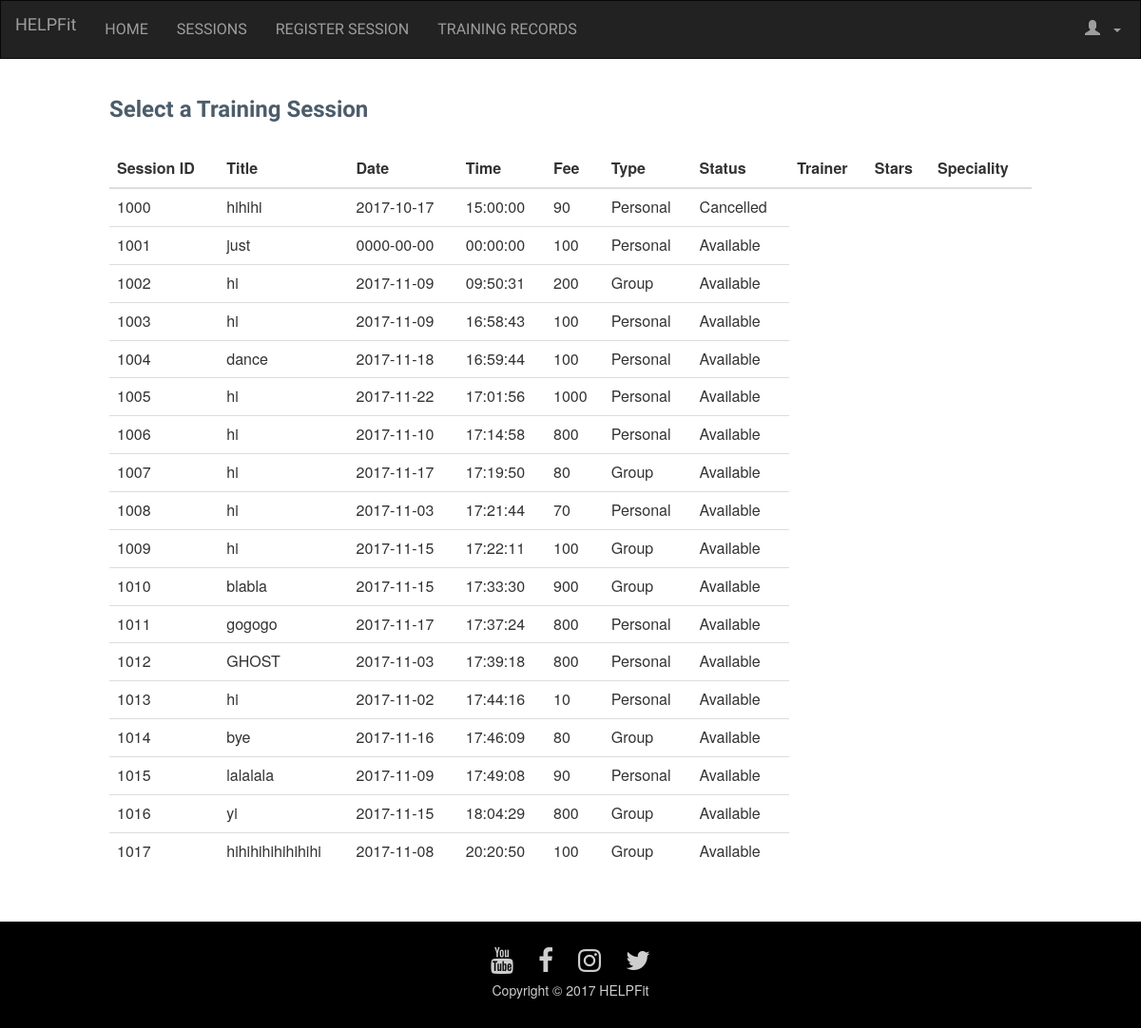
Page /registerForTrainingSession.php on the committed database.
### tables this page shows
CREATE TABLE `trainingsession` (
  `sessionID` int(10) NOT NULL,
  `title` varchar(50) NOT NULL,
  `date` date NOT NULL,
  `time` time NOT NULL,
  `fee` float NOT NULL,
  `status` varchar(10) NOT NULL,
  `type` varchar(10) NOT NULL
);

### registerForTrainingSession.php (the view, shortened to what this page needs)
<?php
        $con = new mysqli('localhost','root','','HELPFit');
        $sql = "SELECT *
         FROM trainingsession";
        $result = $con ->query($sql);
 ?>
<html>
<head>
  <link href="css/bootstrap.min.css" rel="stylesheet">
  <link href="css/font-awesome.min.css" rel="stylesheet">
  <link rel="stylesheet" type="text/css" href="HELPFit.css">
</head>
<div >
<body id="regSession">
  <nav id="navbar"class="navbar navbar-inverse">
  <div class="container-fluid">
    <div class="navbar-header">
      <a class="navbar-brand" href="#">HELPFit</a>
    </div>
    <div class="collapse navbar-collapse" id="myNavbar">
      <ul class="nav navbar-nav">
        <li><a href="homepage.php">HOME</a></li>
        <li><a href="recordNewTrainingSession.php">SESSIONS</a></li>
        <li><a href="registerForTrainingSession.php">REGISTER SESSION</a></li>
        <li><a href="viewtrainingrecordstrainer.php">TRAINING RECORDS</a></li>
      </ul>
      <ul class="nav navbar-nav navbar-right">
          <li class="dropdown"><a href="#"class="dropdown-toggle" data-toggle="dropdown">
            <span class="glyphicon glyphicon-user"></span> &nbsp;<?php echo $_SESSION["username"]; ?>
            <span class="caret"></span></a>
            </a></li>
    </ul>
  </div>
</div>
</nav>
<div id="regTSession" class="container col-sm-10  col-sm-offset-1">
  <h3 id="pagetitle">Select a Training Session </h3>
  <br>
  <div class="scrollable">
  <table class="table table-hover">
    <thead>
      <tr>
        <th>Session ID</th>
        <th>Title</th>
        <th>Date</th>
        <th>Time</th>
        <th>Fee</th>
        <th>Type</th>
        <th>Status</th>
        <th>Trainer</th>
        <th>Stars</th>
        <th>Speciality</th>
      </tr>
    </thead>
    <tbody>
      <?php
              while ($row = $result->fetch_assoc()) {
      ?>
      <tr>
      <td><?php echo $row['sessionID']; ?></td>
      <td><?php echo $row['title']; ?></td>
      <td><?php echo $row['date']; ?></td>
      <td><?php echo $row['time']; ?></td>
      <td><?php echo $row['fee']; ?></td>
      <td><?php echo $row['type']; ?></td>
      <td><?php echo $row['status']; ?></td>
      <?php
      }
      ?>
    </tbody>
  </table>
</div>
</div>
</div>
<footer id="footer">
    <br>
    <table align="center">
      <tr><td>
          <a id="iconcolor" class ="btn btn-social-icon btn-youtube" href="http://youtube.com//">
            <span class="fa fa-youtube fa-2x"></span></a>
        </td>
        <td>
          <a id="iconcolor" class ="btn btn-social-icon btn-facebook" href="http://facebook.com//">
            <span class="fa fa-facebook fa-2x"></span>
          </a>
        </td>
        <td>
          <a id="iconcolor" class ="btn btn-social-icon btn-instagram" href="http://instagram.com//">
            <span class="fa fa-instagram fa-2x"></span>
          </a>
        </td>
        <td>
          <a id="iconcolor" class ="btn btn-social-icon btn-twitter" href="http://twitter.com//">
            <span class="fa fa-twitter fa-2x"></span>
          </a>
        </td>
      </tr>
      </table>
     <p id="copyright"class="text-center">Copyright &copy; 2017 HELPFit</p>
     <br>
</footer>
</body>
</html>

### HELPfit.css (style rules this page uses)
body { overflow-x: hidden; }
#mynavbar { font-size: 16px; margin:0; padding: 5px 5px; overflow-x: hidden; }
#navbar { border-radius: 0; font-family: 'Mallanna', sans-serif; }
#pagetitle { font-family: 'Catamaran', sans-serif; color:#4C5C6A; font-weight: bold; }
#copyright { color:#CECECE; }
#iconcolor { color:#CECECE; }
p { color:black; }
footer { background-color: black; position:relative; bottom: 0; width:100%; }
#footer { background-color: black; position:absolute; bottom: 0; width:100%; }
.scrollable { overflow-y:scroll; overflow-x: hidden; height:70%; }

### rows in the picture
trainingsession: sessionID "1000", title "hihihi", date "2017-10-17", time "15:00:00", fee "90", type "Personal", status "Cancelled"
trainingsession: sessionID "1001", title "just", date "0000-00-00", time "00:00:00", fee "100", type "Personal", status "Available"
trainingsession: sessionID "1002", title "hi", date "2017-11-09", time "09:50:31", fee "200", type "Group", status "Available"
trainingsession: sessionID "1003", title "hi", date "2017-11-09", time "16:58:43", fee "100", type "Personal", status "Available"
trainingsession: sessionID "1004", title "dance", date "2017-11-18", time "16:59:44", fee "100", type "Personal", status "Available"
trainingsession: sessionID "1005", title "hi", date "2017-11-22", time "17:01:56", fee "1000", type "Personal", status "Available"
trainingsession: sessionID "1006", title "hi", date "2017-11-10", time "17:14:58", fee "800", type "Personal", status "Available"
trainingsession: sessionID "1007", title "hi", date "2017-11-17", time "17:19:50", fee "80", type "Group", status "Available"
trainingsession: sessionID "1008", title "hi", date "2017-11-03", time "17:21:44", fee "70", type "Personal", status "Available"
trainingsession: sessionID "1009", title "hi", date "2017-11-15", time "17:22:11", fee "100", type "Group", status "Available"
trainingsession: sessionID "1010", title "blabla", date "2017-11-15", time "17:33:30", fee "900", type "Group", status "Available"
trainingsession: sessionID "1011", title "gogogo", date "2017-11-17", time "17:37:24", fee "800", type "Personal", status "Available"
trainingsession: sessionID "1012", title "GHOST", date "2017-11-03", time "17:39:18", fee "800", type "Personal", status "Available"
trainingsession: sessionID "1013", title "hi", date "2017-11-02", time "17:44:16", fee "10", type "Personal", status "Available"
trainingsession: sessionID "1014", title "bye", date "2017-11-16", time "17:46:09", fee "80", type "Group", status "Available"
trainingsession: sessionID "1015", title "lalalala", date "2017-11-09", time "17:49:08", fee "90", type "Personal", status "Available"
trainingsession: sessionID "1016", title "yi", date "2017-11-15", time "18:04:29", fee "800", type "Group", status "Available"
trainingsession: sessionID "1017", title "hihihihihihihihi", date "2017-11-08", time "20:20:50", fee "100", type "Group", status "Available"
